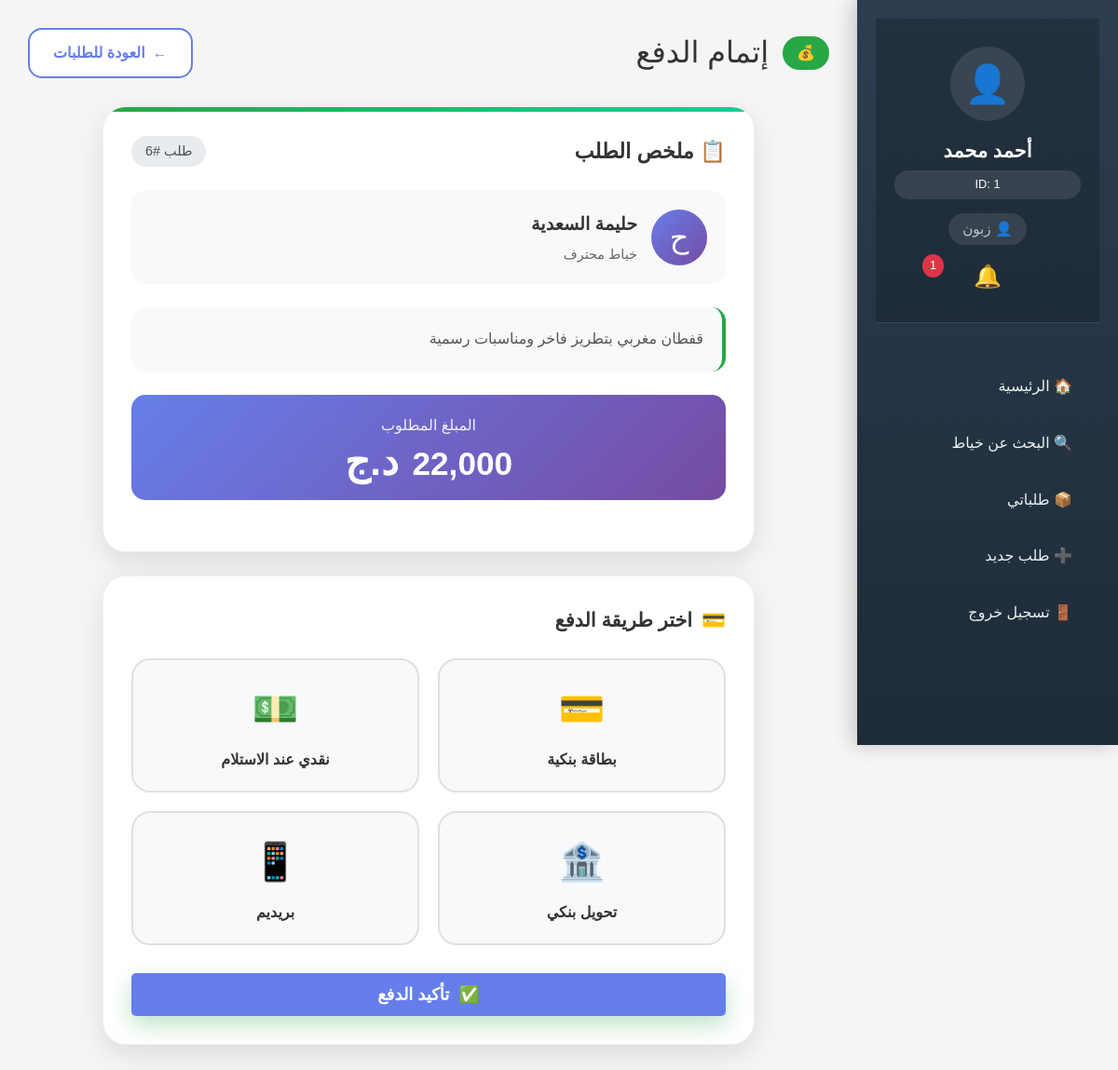
Page /pages/customer/payment.php?order_id=6 (signed in) on the committed database.
### tables this page shows
CREATE TABLE IF NOT EXISTS `order` (
  `order_id` int(11) NOT NULL AUTO_INCREMENT,
  `customer_id` int(11) NOT NULL,
  `tailor_id` int(11) NOT NULL,
  `order_date` timestamp NOT NULL DEFAULT current_timestamp(),
  `delivery_date` date DEFAULT NULL,
  `design_image` text DEFAULT NULL,
  `description` text DEFAULT NULL,
  `total_price` decimal(10,2) DEFAULT NULL,
  `tailor_price` decimal(10,2) DEFAULT NULL,
  `price_status` enum('pending','quoted','accepted') DEFAULT 'pending',
  `status` varchar(50) DEFAULT 'pending',
  PRIMARY KEY (`order_id`),
  KEY `customer_id` (`customer_id`),
  KEY `tailor_id` (`tailor_id`),
  CONSTRAINT `order_ibfk_1` FOREIGN KEY (`customer_id`) REFERENCES `customer` (`customer_id`) ON DELETE CASCADE,
  CONSTRAINT `order_ibfk_2` FOREIGN KEY (`tailor_id`) REFERENCES `tailor` (`tailor_id`) ON DELETE CASCADE
);

CREATE TABLE IF NOT EXISTS `user` (
  `user_id` int(11) NOT NULL AUTO_INCREMENT,
  `full_name` varchar(100) NOT NULL,
  `email` varchar(100) NOT NULL,
  `password` varchar(255) NOT NULL,
  `phone` varchar(20) DEFAULT NULL,
  `address` text DEFAULT NULL,
  `role` enum('customer','tailor') NOT NULL,
  `created_at` timestamp NOT NULL DEFAULT current_timestamp(),
  PRIMARY KEY (`user_id`),
  UNIQUE KEY `email` (`email`)
);

### includes/notifications.php (called while the page is built, shortened)
<?php
function getUnreadNotificationsCount($user_id) {
    global $pdo;
    $stmt = $pdo->prepare("
        SELECT COUNT(*) as count FROM notifications
        WHERE user_id = ? AND is_read = 0
    ");
    $stmt->execute([$user_id]);
    $result = $stmt->fetch();
    return $result ? $result['count'] : 0;
}
?>

### pages/customer/payment.php (the view, shortened to what this page needs)
<?php
require_once '../../includes/db_connection.php';
require_once '../../includes/notifications.php';
$unread_count = getUnreadNotificationsCount($_SESSION['user_id']);
$order_id = isset($_GET['order_id']) ? intval($_GET['order_id']) : 0;
$stmt = $pdo->prepare("
    SELECT o.*, u.full_name as tailor_name, o.tailor_price
    FROM `order` o
    JOIN tailor t ON o.tailor_id = t.tailor_id
    JOIN user u ON t.user_id = u.user_id
    WHERE o.order_id = ? AND o.customer_id = (SELECT customer_id FROM customer WHERE user_id = ?)
    AND o.tailor_price IS NOT NULL
");
$stmt->execute([$order_id, $_SESSION['user_id']]);
$order = $stmt->fetch();
?>
<!DOCTYPE html>
<html lang="ar" dir="rtl">
<head>
    <link rel="stylesheet" href="../../assets/css/style.css">
</head>
<body>
    <div class="dashboard">
        <div class="sidebar">
            <div class="user-info">
                <div style="width:80px;height:80px;background:rgba(255,255,255,0.1);border-radius:50%;margin:0 auto 15px;display:flex;align-items:center;justify-content:center;font-size:2.5em;">👤</div>
                <h3><?php echo htmlspecialchars($_SESSION['user_name']); ?></h3>
                <div style="background:rgba(255,255,255,0.1);padding:5px 10px;border-radius:15px;font-size:0.8em;margin:5px 0;">ID: <?php echo $_SESSION['user_id']; ?></div>
                <p class="role">👤 زبون</p>
                <div style="position: relative; margin-top: 15px;">
                    <a href="../notifications.php" style="color: white; text-decoration: none; display: flex; align-items: center; justify-content: center; gap: 5px;">
                        <span style="font-size: 1.5em;">🔔</span>
                        <?php if ($unread_count > 0): ?>
                            <span style="background: #dc3545; color: white; border-radius: 50%; padding: 2px 8px; font-size: 0.8em; position: absolute; top: -5px; left: 30px;"><?php echo $unread_count; ?></span>
                        <?php endif; ?>
                    </a>
                </div>
            </div>
            <ul class="nav-menu">
                <li><a href="../dashboard.php">🏠 الرئيسية</a></li>
                <li><a href="browse_tailors.php">🔍 البحث عن خياط</a></li>
                <li><a href="my_orders.php">📦 طلباتي</a></li>
                <li><a href="place_order.php">➕ طلب جديد</a></li>
                <li><a href="../logout.php" class="logout-link">🚪 تسجيل خروج</a></li>
            </ul>
        </div>
        <div class="main-content">
            <div class="page-header">
                <div class="page-title">
                    <span>💰</span>
                    إتمام الدفع
                </div>
                <a href="my_orders.php" class="back-btn">
                    <span>←</span> العودة للطلبات
                </a>
            </div>
            <div class="payment-container">
                <div class="order-summary">
                    <div class="summary-header">
                        <h3>📋 ملخص الطلب</h3>
                        <span class="order-badge">طلب #<?php echo $order['order_id']; ?></span>
                    </div>
                    <div class="tailor-info">
                        <div class="tailor-avatar">
                            <?php echo mb_substr($order['tailor_name'], 0, 1); ?>
                        </div>
                        <div class="tailor-details">
                            <h4><?php echo htmlspecialchars($order['tailor_name']); ?></h4>
                            <p>خياط محترف</p>
                        </div>
                    </div>
                    <div class="description-box">
                        <p><?php echo nl2br(htmlspecialchars($order['description'])); ?></p>
                    </div>
                    <div class="amount-box">
                        <div class="amount-label">المبلغ المطلوب</div>
                        <div class="amount-value">
                            <span class="amount-currency">د.ج</span>
                        </div>
                    </div>
                </div>
                <div class="payment-card">
                    <h3>
                        <span>💳</span>
                        اختر طريقة الدفع
                    </h3>
                    <form method="POST" id="paymentForm" onsubmit="return confirmPayment()">
                        <div class="payment-methods">
                            <label class="payment-method">
                                <div class="payment-icon">💳</div>
                                <div class="payment-name">بطاقة بنكية</div>
                            </label>
                            <label class="payment-method">
                                <div class="payment-icon">💵</div>
                                <div class="payment-name">نقدي عند الاستلام</div>
                            </label>
                            <label class="payment-method">
                                <div class="payment-icon">🏦</div>
                                <div class="payment-name">تحويل بنكي</div>
                            </label>
                            <label class="payment-method">
                                <div class="payment-icon">📱</div>
                                <div class="payment-name">بريديم</div>
                            </label>
                        </div>
                        <div class="action-buttons">
                            <button type="submit" class="btn-pay">
                                <span>✅</span> تأكيد الدفع
                            </button>
                        </div>
                    </form>
                </div>
            </div>
        </div>
    </div>
</body>
</html>

### assets/css/style.css (style rules this page uses)
* { margin: 0; padding: 0; box-sizing: border-box; }
body { font-family: 'Tahoma', Arial, sans-serif; line-height: 1.6; background-color: #f5f5f5; color: #333; }
button[type="submit"] { width: 100%; padding: 12px; background: #667eea; color: white; border: none; border-radius: 5px; font-size: 18px; cursor: pointer; transition: background 0.3s ease; }
.dashboard { display: flex; min-height: 100vh; }
.sidebar { width: 250px; background: #2c3e50; color: white; padding: 20px; }
.user-info { text-align: center; padding: 20px 0; border-bottom: 1px solid #34495e; margin-bottom: 20px; }
.user-info h3 { margin-bottom: 5px; }
.user-info .role { color: #bdc3c7; font-size: 14px; }
.nav-menu { list-style: none; }
.nav-menu li { margin-bottom: 10px; }
.nav-menu a { display: block; padding: 10px 15px; color: #ecf0f1; text-decoration: none; border-radius: 5px; transition: background 0.3s ease; }
.main-content { flex: 1; padding: 30px; background: #f5f5f5; }

### rows in the picture
order: order_id "6", user.full_name "ح", user.full_name "حليمة السعدية", description "قفطان مغربي بتطريز فاخر ومناسبات رسمية"

### other values in the picture
$_SESSION['user_name'] "أحمد محمد"
$_SESSION['user_id'] "1"
$unread_count "1"
